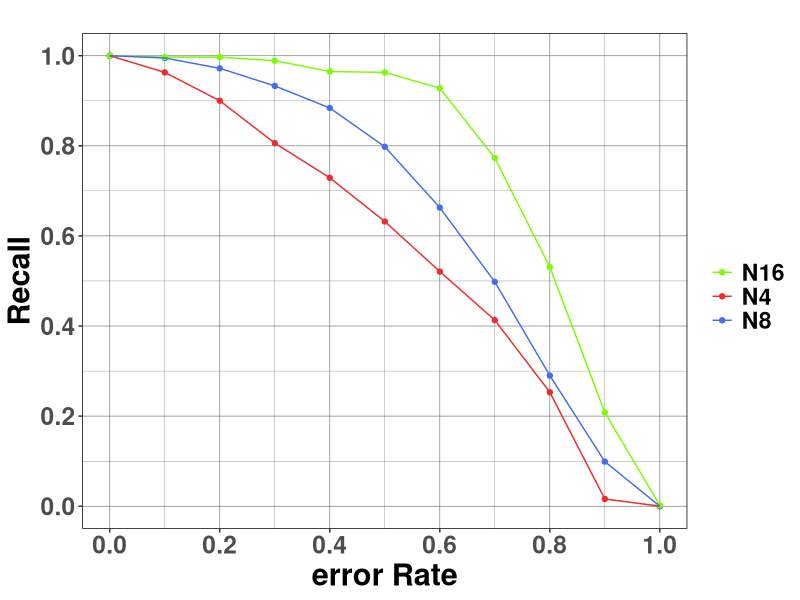

Write the R code that produced this figure.
require(ggplot2)

df <- read.delim("datapoints_simulatedData.csv",sep="\t",header=T)

DF <- as.data.frame(df)

colours <- c('lawngreen','firebrick2',"royalblue2")

gplot <- ggplot(DF,aes(x=as.numeric(as.vector(DF[,1])),y=as.numeric(as.vector(DF[,2])),color=as.vector(DF[,3]),group=as.vector(DF[,3])))+
    geom_point()+
    geom_line()+
    labs(x="error Rate",y="Recall",title="")+
    theme(            
        axis.title.x=element_text(face="bold",size=rel(2)),
        axis.text.x =element_text(face="bold",size=rel(2)), 
        axis.title.y=element_text(face="bold",size=rel(2)),
        axis.text.y =element_text(face="bold",size=rel(2)), 
        legend.title=element_text(face="bold",size=rel(1.5)),
        legend.text=element_text(face="bold",size=rel(1.5)),
        legend.key=element_blank())+
    theme(panel.grid.major = element_line(colour = "grey40",size=0.2),
          panel.grid.minor = element_line(colour="grey40",size=0.1),
          panel.background = element_rect(fill = "white"),
          panel.border = element_rect(linetype="solid",fill=NA))+
    scale_color_manual("",breaks=levels(factor(DF[,3])),values=c(colours))+
    scale_x_continuous(limits=c(0, 1), breaks=seq(0, 1, 0.2))+
    scale_y_continuous(limits=c(0, 1), breaks=seq(0, 1, 0.2))

    ggsave("TestEM2.pdf", width = 20, height = 20, units = "cm")




